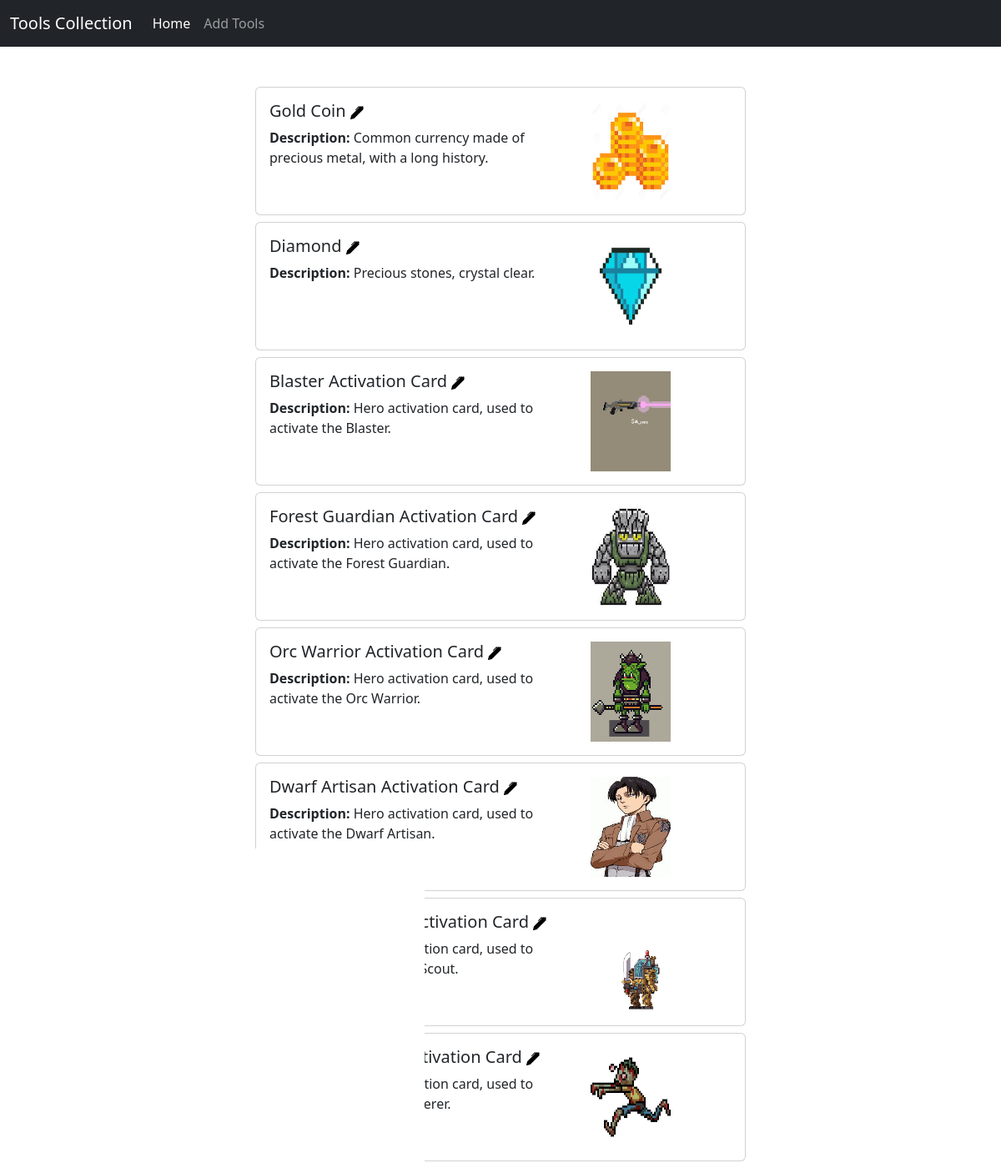
Screenshot of /tools with the database file from the repository.
### tables this page shows
CREATE TABLE itemCollectionCfg
        (       
                item_id INT PRIMARY KEY,
                item_name VARCHAR(255),
                item_desc VARCHAR(255),
                item_url VARCHAR(255)
        
        );

### main.py (the view)
@app.route("/tools", methods=["GET"])
def tools():
    if request.method == "GET":
        with sqlite3.connect(db_url) as conn:
            cur = conn.cursor()
            cur.execute('SELECT * FROM ' + tool_table_name + ' ORDER BY item_id ASC')
            tool_data = cur.fetchall()
        return render_template("tool_main.html", dataset=tool_data)

### templates/tool_main.html (shortened to what this page needs)
<html>
    <head>
        <link rel="stylesheet" href="/static/css/bootstrap.css">
    </head>
    <body class="">
        <nav class="navbar navbar-expand-lg navbar-dark bg-dark sticky-top">
            <div class="container-fluid">
            <a class="navbar-brand" href="#">Tools Collection</a>
            <div class="collapse navbar-collapse" id="navbarNav">
                <ul class="navbar-nav">
                <li class="nav-item">
                    <a class="nav-link active" aria-current="page" href="/">Home</a>
                </li>
                <li class="nav-item">
                    <a class="nav-link" href="/tool_add?id=null">Add Tools</a>
                </li>
                </ul>
            </div>
            </div>
        </nav>
            {%for data in dataset%}
            <div class="row justify-content-center">
                    <div class="col-6">
                        <div class="card mb-2">
                            <div class="row card-body">
                            <div class="col-sm-8">
                            <h5 class="card-title">
                                {{data[1]}}
                                <a href="/tool_add?id={{data[0]}}">
                                </a>
                            </h5>
                            <p class="card-text"><b>Description: </b>{{data[2]}} </p>
                            </div>
                            <img class="col-sm-2" src="{{data[3]}}" style="width: 120px; height: 120px;" alt="sans"/>
                        </div>
                </div>
            </div>
            </div>
            {%endfor%}
    </body>
</html>

### rows the page displays
itemCollectionCfg: item_name "Gold Coin", item_desc "Common currency made of precious metal, with a long history.", item_url (picture)
itemCollectionCfg: item_name "Diamond", item_desc "Precious stones, crystal clear.", item_url (picture)
itemCollectionCfg: item_name "Blaster Activation Card", item_desc "Hero activation card, used to activate the Blaster.", item_url (picture)
itemCollectionCfg: item_name "Forest Guardian Activation Card", item_desc "Hero activation card, used to activate the Forest Guardian.", item_url (picture)
itemCollectionCfg: item_name "Orc Warrior Activation Card", item_desc "Hero activation card, used to activate the Orc Warrior.", item_url (picture)
itemCollectionCfg: item_name "Dwarf Artisan Activation Card", item_desc "Hero activation card, used to activate the Dwarf Artisan.", item_url (picture)
itemCollectionCfg: item_name "Mechanical Scout Activation Card", item_desc "Hero activation card, used to activate the Mechanical Scout.", item_url (picture)
itemCollectionCfg: item_name "Zombie Sorcerer Activation Card", item_desc "Hero activation card, used to activate the Zombie Sorcerer.", item_url (picture)
